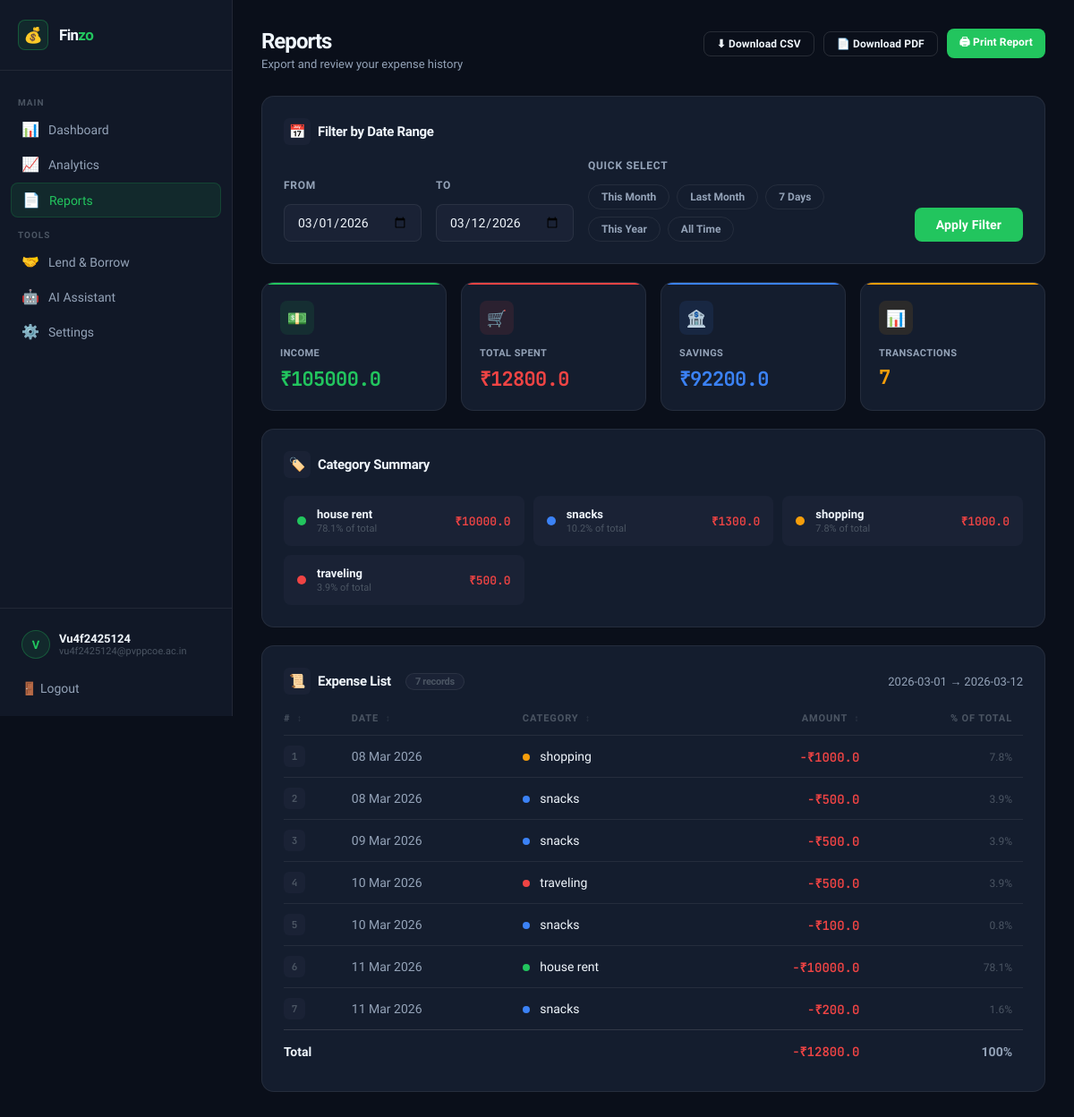
Screenshot of /reports (signed in) with the database file from the repository.
### app.py (models this page shows)
class User(db.Model):
    id           = db.Column(db.Integer, primary_key=True)
    email        = db.Column(db.String(120), unique=True, nullable=False)
    password     = db.Column(db.String(200), nullable=False)
    income       = db.Column(db.Float,  default=0)
    budget       = db.Column(db.Float,  default=0)
    savings_goal      = db.Column(db.Float,  default=0)
    occasional_fund   = db.Column(db.Float,  default=0)

class Expense(db.Model):
    id       = db.Column(db.Integer, primary_key=True)
    amount   = db.Column(db.Float,       nullable=False)
    category = db.Column(db.String(100), nullable=False)
    date     = db.Column(db.DateTime,    default=datetime.now)
    user_id  = db.Column(db.Integer, db.ForeignKey('user.id'), nullable=False)

### app.py (the view)
@app.route("/reports")
def reports():
    if 'user_id' not in session: return redirect(url_for('login'))
    user = db.session.get(User, session['user_id'])
    from_dt,to_dt,from_str,to_str,quick = _date_range_from_params(request.args)
    expenses      = _fetch_report_expenses(session['user_id'],from_dt,to_dt)
    total_expense = sum(e.amount for e in expenses)
    category_totals = defaultdict(float)
    for exp in expenses: category_totals[exp.category] += exp.amount
    return render_template("reports.html",
        email=session['user_email'], expenses=expenses,
        total_expense=total_expense, income=user.income,
        savings=user.income-total_expense,
        category_totals=dict(sorted(category_totals.items(),key=lambda x:x[1],reverse=True)),
        from_date=from_str, to_date=to_str, quick=quick,
        now=datetime.now().strftime("%d %b %Y, %I:%M %p"),
    )

### app.py (called while the page is built)
def _fetch_report_expenses(user_id, from_dt, to_dt):
    return Expense.query.filter(
        Expense.user_id == user_id,
        Expense.date    >= from_dt,
        Expense.date    <= to_dt
    ).order_by(Expense.date.asc()).all()

### templates/reports.html (shortened to what this page needs)
{% extends "layout.html" %}
{% set active_page = 'reports' %}
{% block content %}
<div class="page-header">
  <div>
    <h1 class="page-title">Reports</h1>
    <p class="page-subtitle">Export and review your expense history</p>
  </div>
  <div class="report-export-btns">
    <a href="/download_csv?from={{ from_date }}&to={{ to_date }}" class="btn btn-outline btn-sm">
      ⬇ Download CSV
    </a>
    <a href="/download_pdf?from={{ from_date }}&to={{ to_date }}" class="btn btn-outline btn-sm">
      📄 Download PDF
    </a>
    <button class="btn btn-primary btn-sm" onclick="window.print()">
      🖨 Print Report
    </button>
  </div>
</div>
<div class="card rp-filter-card">
  <h3 class="card-title" style="margin-bottom:16px"><span class="card-icon">📅</span> Filter by Date Range</h3>
  <form action="/reports" method="GET" class="rp-filter-form">
    <div class="rp-filter-row">
      <div class="rp-filter-group">
        <label class="form-label">From</label>
        <input class="input" type="date" name="from" value="{{ from_date }}" required>
      </div>
      <div class="rp-filter-group">
        <label class="form-label">To</label>
        <input class="input" type="date" name="to" value="{{ to_date }}" required>
      </div>
      <div class="rp-filter-group rp-quick-btns">
        <label class="form-label">Quick Select</label>
        <div style="display:flex;gap:8px;flex-wrap:wrap">
          <a href="/reports?quick=this_month"  class="filter-btn {% if quick=='this_month' %}active{% endif %}">This Month</a>
          <a href="/reports?quick=last_month"  class="filter-btn {% if quick=='last_month' %}active{% endif %}">Last Month</a>
          <a href="/reports?quick=last_7"      class="filter-btn {% if quick=='last_7' %}active{% endif %}">7 Days</a>
          <a href="/reports?quick=this_year"   class="filter-btn {% if quick=='this_year' %}active{% endif %}">This Year</a>
          <a href="/reports?quick=all"         class="filter-btn {% if quick=='all' %}active{% endif %}">All Time</a>
        </div>
      </div>
      <button class="btn btn-primary rp-filter-submit" type="submit">Apply Filter</button>
    </div>
  </form>
</div>
<div class="stats-grid" style="margin-bottom:20px">
  <div class="stat-card sc-green">
    <div class="stat-icon">💵</div>
    <div class="stat-label">Income</div>
    <div class="stat-value">₹{{ income }}</div>
  </div>
  <div class="stat-card sc-red">
    <div class="stat-icon">🛒</div>
    <div class="stat-label">Total Spent</div>
    <div class="stat-value">₹{{ total_expense|round(2) }}</div>
  </div>
  <div class="stat-card sc-blue">
    <div class="stat-icon">🏦</div>
    <div class="stat-label">Savings</div>
    <div class="stat-value">₹{{ savings|round(2) }}</div>
  </div>
  <div class="stat-card sc-amber">
    <div class="stat-icon">📊</div>
    <div class="stat-label">Transactions</div>
    <div class="stat-value">{{ expenses|length }}</div>
  </div>
</div>
{% if category_totals %}
<div class="card">
  <h3 class="card-title"><span class="card-icon">🏷️</span> Category Summary</h3>
  <div class="rp-cat-grid">
    {% set colors = ['#22C55E','#3B82F6','#F59E0B','#EF4444','#8B5CF6','#EC4899','#14B8A6','#F97316'] %}
    {% for cat, amt in category_totals.items() %}
      <div class="rp-cat-card">
        <span class="rp-cat-dot" style="background:{{ colors[loop.index0 % colors|length] }}"></span>
        <div class="rp-cat-info">
          <div class="rp-cat-name">{{ cat }}</div>
          <div class="rp-cat-pct">{{ ((amt / total_expense) * 100)|round(1) if total_expense else 0 }}% of total</div>
        </div>
        <span class="rp-cat-amt">₹{{ amt|round(2) }}</span>
      </div>
    {% endfor %}
  </div>
</div>
{% endif %}
<div class="card">
  <div style="display:flex;align-items:center;justify-content:space-between;margin-bottom:20px;flex-wrap:wrap;gap:12px">
    <h3 class="card-title" style="margin:0">
      <span class="card-icon">📜</span> Expense List
      <span class="rp-count-badge">{{ expenses|length }} records</span>
    </h3>
    {% if expenses %}
      <span style="font-size:13px;color:var(--text-2)">
        {{ from_date }} → {{ to_date }}
      </span>
    {% endif %}
  </div>
  {% if expenses %}
    <div class="rp-table-wrap">
      <table class="rp-table" id="expenseTable">
        <thead>
          <tr>
            <th class="sortable" onclick="sortTable(0)">#  <span class="sort-icon">↕</span></th>
            <th class="sortable" onclick="sortTable(1)">Date <span class="sort-icon">↕</span></th>
            <th class="sortable" onclick="sortTable(2)">Category <span class="sort-icon">↕</span></th>
            <th class="sortable" onclick="sortTable(3)" style="text-align:right">Amount <span class="sort-icon">↕</span></th>
            <th style="text-align:right">% of Total</th>
          </tr>
        </thead>
        <tbody>
          {% set colors = ['#22C55E','#3B82F6','#F59E0B','#EF4444','#8B5CF6','#EC4899','#14B8A6','#F97316'] %}
          {% set cat_list = category_totals.keys()|list %}
          {% for expense in expenses %}
            <tr>
              <td><span class="rp-row-num">{{ loop.index }}</span></td>
              <td style="color:var(--text-2)">{{ expense.date.strftime('%d %b %Y') }}</td>
              <td>
                {% set ci = cat_list.index(expense.category) if expense.category in cat_list else 0 %}
                <span class="cat-dot" style="background:{{ colors[ci % colors|length] }};"></span>
                <span class="cat-name">{{ expense.category }}</span>
              </td>
              <td style="text-align:right">
                <span class="expense-amt">-₹{{ expense.amount }}</span>
              </td>
              <td style="text-align:right">
                <span class="rp-pct" style="font-size:12px;color:var(--text-3)">
                  {{ ((expense.amount / total_expense) * 100)|round(1) if total_expense else 0 }}%
                </span>
              </td>
            </tr>
          {% endfor %}
        </tbody>
        <tfoot>
          <tr class="rp-total-row">
            <td colspan="3"><strong>Total</strong></td>
            <td style="text-align:right"><strong class="expense-amt">-₹{{ total_expense|round(2) }}</strong></td>
            <td style="text-align:right"><strong style="color:var(--text-2)">100%</strong></td>
          </tr>
        </tfoot>
      </table>
    </div>
  {% else %}
    <div class="empty">
      <div class="empty-icon">🧾</div>
      <div class="empty-text">No expenses found for this date range</div>
    </div>
  {% endif %}
</div>
{% endblock %}

### templates/layout.html (shortened to what this page needs)
<!DOCTYPE html>
<html lang="en">
<head>
  <link rel="stylesheet" href="{{ url_for('static', filename='css/style.css') }}">
</head>
<body>
<div class="dash-layout">
  <aside class="sidebar" id="sidebar">
    <a href="/" class="sidebar-brand">
      <div class="sidebar-brand-icon">💰</div>
      <span class="sidebar-brand-text">Fin<span>zo</span></span>
    </a>
    <nav class="sidebar-nav">
      <span class="sidebar-section-label">Main</span>
      <a href="/dashboard" class="nav-link {% if active_page == 'dashboard' %}active{% endif %}">
        <span class="nav-link-icon">📊</span> Dashboard
      </a>
      <a href="/analytics" class="nav-link {% if active_page == 'analytics' %}active{% endif %}">
        <span class="nav-link-icon">📈</span> Analytics
      </a>
      <a href="/reports" class="nav-link {% if active_page == 'reports' %}active{% endif %}">
        <span class="nav-link-icon">📄</span> Reports
      </a>
      <span class="sidebar-section-label">Tools</span>
      <a href="/lend-borrow" class="nav-link {% if active_page == 'lend_borrow' %}active{% endif %}">
        <span class="nav-link-icon">🤝</span> Lend &amp; Borrow
      </a>
      <a href="/assistant" class="nav-link {% if active_page == 'assistant' %}active{% endif %}">
        <span class="nav-link-icon">🤖</span> AI Assistant
      </a>
      <a href="/settings" class="nav-link {% if active_page == 'settings' %}active{% endif %}">
        <span class="nav-link-icon">⚙️</span> Settings
      </a>
    </nav>
    <div class="sidebar-footer">
      <div class="sidebar-user">
        <div class="sidebar-user-avatar">{{ email[0]|upper if email else 'U' }}</div>
        <div class="sidebar-user-info">
          <div class="sidebar-user-name">{{ email.split('@')[0]|title if email else 'User' }}</div>
          <div class="sidebar-user-email">{{ email }}</div>
        </div>
      </div>
      <a href="/logout" class="sidebar-logout">🚪 Logout</a>
    </div>
  </aside>
  <main class="dash-main">
    {% block content %}{% endblock %}
  </main>
</div>
</body>
</html>

### rows the page displays
User: email "vu4f2425124@pvppcoe.ac.in", income "105000.0"
Expense: category "house rent", value "78.1", amount "10000.0", date "11 Mar 2026", amount "78.1"
Expense: category "snacks", value "10.2", amt "1300.0", date "08 Mar 2026", amount "500.0", amount "3.9"
Expense: category "shopping", value "7.8", amount "1000.0", date "08 Mar 2026", amount "7.8"
Expense: category "traveling", value "3.9", amount "500.0", date "10 Mar 2026", amount "3.9"
Expense: date "09 Mar 2026", category "snacks", amount "500.0", amount "3.9"
Expense: date "10 Mar 2026", category "snacks", amount "100.0", amount "0.8"
Expense: date "11 Mar 2026", category "snacks", amount "200.0", amount "1.6"

### other values shown
{{ email[0]|upper if email else 'U' }} "V"
{{ email.split('@')[0]|title if email else 'User' }} "Vu4f2425124"
{{ total_expense|round(2) }} "12800.0"
{{ savings|round(2) }} "92200.0"
{{ expenses|length }} "7"
{{ from_date }} "2026-03-01"
{{ to_date }} "2026-03-12"
